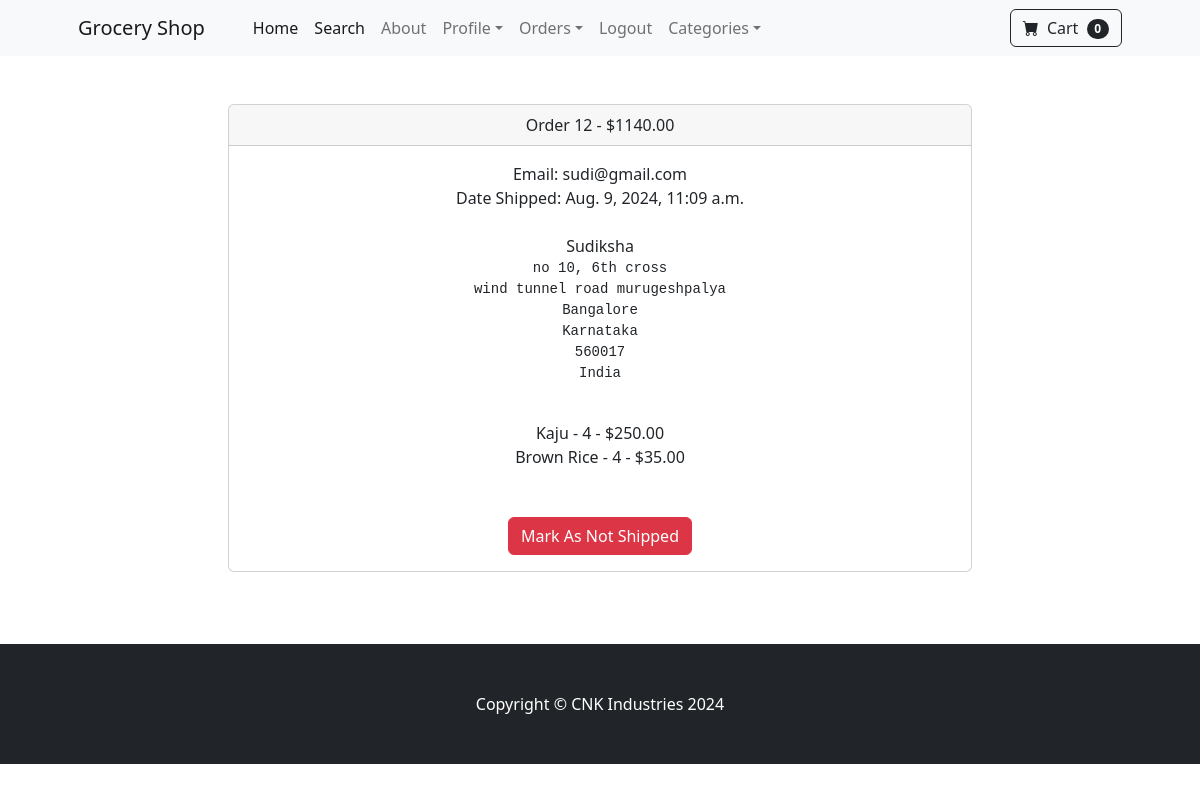
The page /payment/orders/12 (signed in) on the database its author committed.
### payment/models.py (models this page shows, shortened)
class Order(models.Model):
	user = models.ForeignKey(User, on_delete=models.CASCADE, null=True, blank=True)
	full_name = models.CharField(max_length=250)
	email = models.EmailField(max_length=250)
	shipping_address = models.TextField(max_length=15000)
	amount_paid = models.DecimalField(max_digits=7, decimal_places=2)
	date_ordered = models.DateTimeField(auto_now_add=True)
	shipped = models.BooleanField(default=False)
	date_shipped = models.DateTimeField(blank=True, null=True)

class OrderItem(models.Model):
	order = models.ForeignKey(Order, on_delete=models.CASCADE, null=True)
	product = models.ForeignKey(Product, on_delete=models.CASCADE, null=True)
	user = models.ForeignKey(User, on_delete=models.CASCADE, null=True, blank=True)
	quantity = models.PositiveBigIntegerField(default=1)
	price = models.DecimalField(max_digits=7, decimal_places=2)

### store/models.py (models this page shows)
class Product(models.Model):
	name = models.CharField(max_length=100)
	price = models.DecimalField(default=0, decimal_places=2, max_digits=6)
	category = models.ForeignKey(Category, on_delete=models.CASCADE, default=1)
	description = models.CharField(max_length=250, default='', blank=True, null=True)
	image = models.ImageField(upload_to='uploads/product/')
	is_sale = models.BooleanField(default=False)
	sale_price = models.DecimalField(default=0, decimal_places=2, max_digits=6)
	def __str__(self):
		return self.name

### payment/views.py (the view, shortened to what this page needs)
# urls.py: path('orders/<int:pk>', views.orders, name='orders'),
def orders(request, pk):
	if request.user.is_authenticated and request.user.is_superuser:
		order = Order.objects.get(id=pk)
		items = OrderItem.objects.filter(order=pk)
		return render(request, 'payment/orders.html', {"order":order, "items":items})
	else:
		messages.success(request, "Access Denied")
		return redirect('home')

### cart/cart.py (called while the page is built)
	def __len__(self):
		return len(self.cart)

### cart/context_processors.py (called while the page is built)
def cart(request):
	return {'cart': Cart(request)}

### payment/templates/payment/orders.html (shortened to what this page needs)
{% extends 'base.html' %}
{% block content %}
        <div class="container">
        	<div class="row">
        		<center>
        			<div class="col-8">
        				<br/><br/>
<div class="card">
  <div class="card-header">
    Order {{ order.id}} - ${{order.amount_paid}}
  </div>
  <div class="card-body">
    Email: {{ order.email}}<br/>
    {% if order.date_shipped %}
      Date Shipped: {{ order.date_shipped}}
    {% else %}
     Date Ordered: {{ order.date_ordered}}
    {% endif %}
    <br/><br/>
    {{ order.full_name }}<br/>
    <pre>{{ order.shipping_address }}
    </pre>
    {% for item in items %}
      {{ item.product }} - {{ item.quantity }} - ${{ item.price }}<br/>
    {% endfor %}
    <br/><br/>
    {% if not order.shipped %}
    <form method="POST">
      {% csrf_token %}
      <input type="hidden" name="shipping_status" value="true">
      <button type="Submit" class="btn btn-success">Mark As Shipped</button>
    </from>
    {% else %}
    <form method="POST">
      <button type="Submit" class="btn btn-danger">Mark As Not Shipped</button>
    {% endif %}
  </div>
</div>
<br/>
<br/><br/>
        			</div>
        		</center>
        	</div>
        </div>
{% endblock %}

### rows shown on the page
Order: id "12", amount_paid "1140.00", email "sudi@gmail.com", date_shipped "Aug. 9, 2024, 11:09 a.m.", full_name "Sudiksha", shipping_address "no 10, 6th cross wind tunnel road murugeshpalya Bangalore Karnataka 560017 India"
OrderItem: product "Kaju", quantity "4", price "250.00"
OrderItem: product "Brown Rice", quantity "4", price "35.00"

### other values the page prints
{{ cart|length }} "0"
